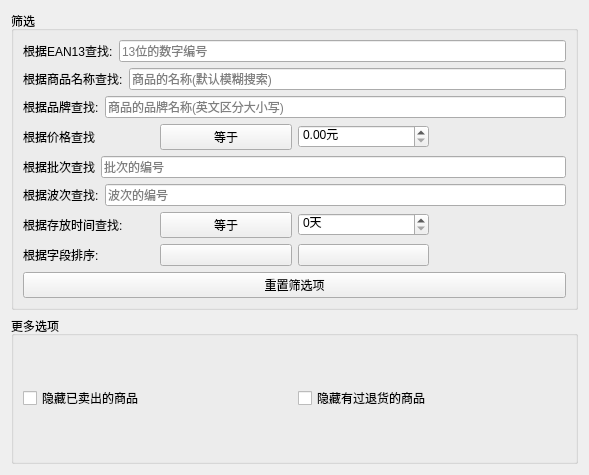
<?xml version="1.0" encoding="UTF-8"?>
<ui version="4.0">
 <class>Form</class>
 <widget class="QWidget" name="Form">
  <property name="geometry">
   <rect>
    <x>0</x>
    <y>0</y>
    <width>589</width>
    <height>475</height>
   </rect>
  </property>
  <property name="windowTitle">
   <string>Form</string>
  </property>
  <property name="styleSheet">
   <string notr="true"/>
  </property>
  <layout class="QVBoxLayout" name="verticalLayout_2">
   <item>
    <widget class="QGroupBox" name="groupBox">
     <property name="title">
      <string>筛选</string>
     </property>
     <layout class="QVBoxLayout" name="verticalLayout">
      <item>
       <layout class="QHBoxLayout" name="horizontalLayout_3">
        <item>
         <widget class="BodyLabel" name="BodyLabel_3">
          <property name="text">
           <string>根据EAN13查找:</string>
          </property>
          <property name="buddy">
           <cstring>LineEdit_3</cstring>
          </property>
         </widget>
        </item>
        <item>
         <widget class="LineEdit" name="LineEdit_3">
          <property name="toolTip">
           <string>每一个商品都有自己的一个EAN13码</string>
          </property>
          <property name="placeholderText">
           <string>13位的数字编号</string>
          </property>
         </widget>
        </item>
       </layout>
      </item>
      <item>
       <layout class="QHBoxLayout" name="horizontalLayout_8">
        <item>
         <widget class="BodyLabel" name="BodyLabel_7">
          <property name="text">
           <string>根据商品名称查找:</string>
          </property>
          <property name="buddy">
           <cstring>LineEdit_5</cstring>
          </property>
         </widget>
        </item>
        <item>
         <widget class="LineEdit" name="LineEdit_5">
          <property name="toolTip">
           <string>&lt;html&gt;&lt;head/&gt;&lt;body&gt;&lt;p&gt;模糊搜索不是相似推荐&lt;/p&gt;&lt;p&gt;搜索&amp;quot;零食&amp;quot;只会同时搜索出&amp;quot;好零食&amp;quot;,&amp;quot;零食妙&amp;quot;,而无法搜索出&amp;quot;零小食&amp;quot;或者&amp;quot;薯片&amp;quot;&lt;/p&gt;&lt;/body&gt;&lt;/html&gt;</string>
          </property>
          <property name="placeholderText">
           <string>商品的名称(默认模糊搜索)</string>
          </property>
         </widget>
        </item>
       </layout>
      </item>
      <item>
       <layout class="QHBoxLayout" name="horizontalLayout_2">
        <item>
         <widget class="BodyLabel" name="BodyLabel">
          <property name="text">
           <string>根据品牌查找:</string>
          </property>
          <property name="buddy">
           <cstring>LineEdit</cstring>
          </property>
         </widget>
        </item>
        <item>
         <widget class="LineEdit" name="LineEdit">
          <property name="toolTip">
           <string>&lt;html&gt;&lt;head/&gt;&lt;body&gt;&lt;p&gt;注意品牌的大小写,相同英文但是大小写不同的品牌会被认为是两个品牌&lt;/p&gt;&lt;p&gt;比如Nike和nike将会被认为是两个牌子&lt;/p&gt;&lt;/body&gt;&lt;/html&gt;</string>
          </property>
          <property name="placeholderText">
           <string>商品的品牌名称(英文区分大小写)</string>
          </property>
         </widget>
        </item>
       </layout>
      </item>
      <item>
       <layout class="QHBoxLayout" name="horizontalLayout">
        <item>
         <widget class="BodyLabel" name="BodyLabel_5">
          <property name="text">
           <string>根据价格查找</string>
          </property>
         </widget>
        </item>
        <item>
         <widget class="ComboBox" name="ComboBox">
          <property name="text">
           <string>等于</string>
          </property>
         </widget>
        </item>
        <item>
         <widget class="DoubleSpinBox" name="DoubleSpinBox">
          <property name="toolTip">
           <string>价格最大支持10万元</string>
          </property>
          <property name="suffix">
           <string>元</string>
          </property>
          <property name="maximum">
           <double>100000.000000000000000</double>
          </property>
         </widget>
        </item>
        <item>
         <widget class="SwitchButton" name="SwitchButton">
          <property name="toolTip">
           <string>&lt;html&gt;&lt;head/&gt;&lt;body&gt;&lt;p&gt;开启该选项才能进行价格查找&lt;/p&gt;&lt;/body&gt;&lt;/html&gt;</string>
          </property>
          <property name="onText">
           <string>启用</string>
          </property>
          <property name="offText">
           <string>禁用</string>
          </property>
         </widget>
        </item>
       </layout>
      </item>
      <item>
       <layout class="QHBoxLayout" name="horizontalLayout_4">
        <item>
         <widget class="BodyLabel" name="BodyLabel_2">
          <property name="text">
           <string>根据批次查找</string>
          </property>
          <property name="buddy">
           <cstring>LineEdit_2</cstring>
          </property>
         </widget>
        </item>
        <item>
         <widget class="LineEdit" name="LineEdit_2">
          <property name="toolTip">
           <string>&lt;html&gt;&lt;head/&gt;&lt;body&gt;&lt;p&gt;编号为纯数字,编号格式如下202401001&lt;/p&gt;&lt;/body&gt;&lt;/html&gt;</string>
          </property>
          <property name="placeholderText">
           <string>批次的编号</string>
          </property>
         </widget>
        </item>
       </layout>
      </item>
      <item>
       <layout class="QHBoxLayout" name="horizontalLayout_5">
        <item>
         <widget class="BodyLabel" name="BodyLabel_4">
          <property name="text">
           <string>根据波次查找:</string>
          </property>
          <property name="buddy">
           <cstring>LineEdit_4</cstring>
          </property>
         </widget>
        </item>
        <item>
         <widget class="LineEdit" name="LineEdit_4">
          <property name="toolTip">
           <string>编号为纯数字,编号格式如下202401001</string>
          </property>
          <property name="placeholderText">
           <string>波次的编号</string>
          </property>
         </widget>
        </item>
       </layout>
      </item>
      <item>
       <layout class="QHBoxLayout" name="horizontalLayout_6">
        <item>
         <widget class="BodyLabel" name="BodyLabel_6">
          <property name="text">
           <string>根据存放时间查找:</string>
          </property>
         </widget>
        </item>
        <item>
         <widget class="ComboBox" name="ComboBox_2">
          <property name="text">
           <string>等于</string>
          </property>
         </widget>
        </item>
        <item>
         <widget class="SpinBox" name="SpinBox">
          <property name="toolTip">
           <string>天数最长支持搜索365天</string>
          </property>
          <property name="suffix">
           <string>天</string>
          </property>
          <property name="maximum">
           <number>365</number>
          </property>
         </widget>
        </item>
        <item>
         <widget class="SwitchButton" name="SwitchButton_2">
          <property name="toolTip">
           <string>开启该选项才能搜索存放时间</string>
          </property>
          <property name="onText">
           <string>启用</string>
          </property>
          <property name="offText">
           <string>禁用</string>
          </property>
         </widget>
        </item>
       </layout>
      </item>
      <item>
       <layout class="QHBoxLayout" name="horizontalLayout_9">
        <item>
         <widget class="BodyLabel" name="BodyLabel_8">
          <property name="text">
           <string>根据字段排序:</string>
          </property>
         </widget>
        </item>
        <item>
         <widget class="ComboBox" name="ComboBox_3"/>
        </item>
        <item>
         <widget class="ComboBox" name="ComboBox_4"/>
        </item>
        <item>
         <widget class="SwitchButton" name="SwitchButton_4">
          <property name="toolTip">
           <string>开启该选项才能搜索存放时间</string>
          </property>
          <property name="onText">
           <string>启用</string>
          </property>
          <property name="offText">
           <string>禁用</string>
          </property>
         </widget>
        </item>
       </layout>
      </item>
      <item>
       <widget class="PushButton" name="PushButton">
        <property name="toolTip">
         <string>该按钮会重置所有的搜索条件</string>
        </property>
        <property name="text">
         <string>重置筛选项</string>
        </property>
       </widget>
      </item>
     </layout>
    </widget>
   </item>
   <item>
    <widget class="QGroupBox" name="groupBox_2">
     <property name="title">
      <string>更多选项</string>
     </property>
     <layout class="QHBoxLayout" name="horizontalLayout_7">
      <item>
       <widget class="CheckBox" name="CheckBox">
        <property name="toolTip">
         <string>是否显示已经卖出的商品</string>
        </property>
        <property name="text">
         <string>隐藏已卖出的商品</string>
        </property>
       </widget>
      </item>
      <item>
       <widget class="CheckBox" name="CheckBox_2">
        <property name="toolTip">
         <string/>
        </property>
        <property name="text">
         <string>隐藏有过退货的商品</string>
        </property>
       </widget>
      </item>
     </layout>
    </widget>
   </item>
  </layout>
 </widget>
 <customwidgets>
  <customwidget>
   <class>CheckBox</class>
   <extends>QCheckBox</extends>
   <header>qfluentwidgets</header>
  </customwidget>
  <customwidget>
   <class>ComboBox</class>
   <extends>QPushButton</extends>
   <header>qfluentwidgets</header>
  </customwidget>
  <customwidget>
   <class>PushButton</class>
   <extends>QPushButton</extends>
   <header>qfluentwidgets</header>
  </customwidget>
  <customwidget>
   <class>SwitchButton</class>
   <extends>QWidget</extends>
   <header>qfluentwidgets</header>
  </customwidget>
  <customwidget>
   <class>BodyLabel</class>
   <extends>QLabel</extends>
   <header>qfluentwidgets</header>
  </customwidget>
  <customwidget>
   <class>LineEdit</class>
   <extends>QLineEdit</extends>
   <header>qfluentwidgets</header>
  </customwidget>
  <customwidget>
   <class>SpinBox</class>
   <extends>QSpinBox</extends>
   <header>qfluentwidgets</header>
  </customwidget>
  <customwidget>
   <class>DoubleSpinBox</class>
   <extends>QDoubleSpinBox</extends>
   <header>qfluentwidgets</header>
  </customwidget>
 </customwidgets>
 <tabstops>
  <tabstop>LineEdit_3</tabstop>
  <tabstop>LineEdit_5</tabstop>
  <tabstop>LineEdit</tabstop>
  <tabstop>ComboBox</tabstop>
  <tabstop>DoubleSpinBox</tabstop>
  <tabstop>LineEdit_2</tabstop>
  <tabstop>LineEdit_4</tabstop>
  <tabstop>ComboBox_2</tabstop>
  <tabstop>SpinBox</tabstop>
  <tabstop>CheckBox</tabstop>
  <tabstop>CheckBox_2</tabstop>
 </tabstops>
 <resources/>
 <connections>
  <connection>
   <sender>PushButton</sender>
   <signal>clicked()</signal>
   <receiver>LineEdit_4</receiver>
   <slot>clear()</slot>
   <hints>
    <hint type="sourcelabel">
     <x>56</x>
     <y>348</y>
    </hint>
    <hint type="destinationlabel">
     <x>227</x>
     <y>262</y>
    </hint>
   </hints>
  </connection>
  <connection>
   <sender>PushButton</sender>
   <signal>clicked()</signal>
   <receiver>LineEdit_2</receiver>
   <slot>clear()</slot>
   <hints>
    <hint type="sourcelabel">
     <x>79</x>
     <y>333</y>
    </hint>
    <hint type="destinationlabel">
     <x>192</x>
     <y>221</y>
    </hint>
   </hints>
  </connection>
  <connection>
   <sender>PushButton</sender>
   <signal>clicked()</signal>
   <receiver>LineEdit</receiver>
   <slot>clear()</slot>
   <hints>
    <hint type="sourcelabel">
     <x>81</x>
     <y>331</y>
    </hint>
    <hint type="destinationlabel">
     <x>204</x>
     <y>134</y>
    </hint>
   </hints>
  </connection>
  <connection>
   <sender>PushButton</sender>
   <signal>clicked()</signal>
   <receiver>LineEdit_3</receiver>
   <slot>clear()</slot>
   <hints>
    <hint type="sourcelabel">
     <x>117</x>
     <y>330</y>
    </hint>
    <hint type="destinationlabel">
     <x>223</x>
     <y>59</y>
    </hint>
   </hints>
  </connection>
  <connection>
   <sender>PushButton</sender>
   <signal>clicked()</signal>
   <receiver>LineEdit_5</receiver>
   <slot>clear()</slot>
   <hints>
    <hint type="sourcelabel">
     <x>272</x>
     <y>334</y>
    </hint>
    <hint type="destinationlabel">
     <x>241</x>
     <y>99</y>
    </hint>
   </hints>
  </connection>
 </connections>
</ui>
